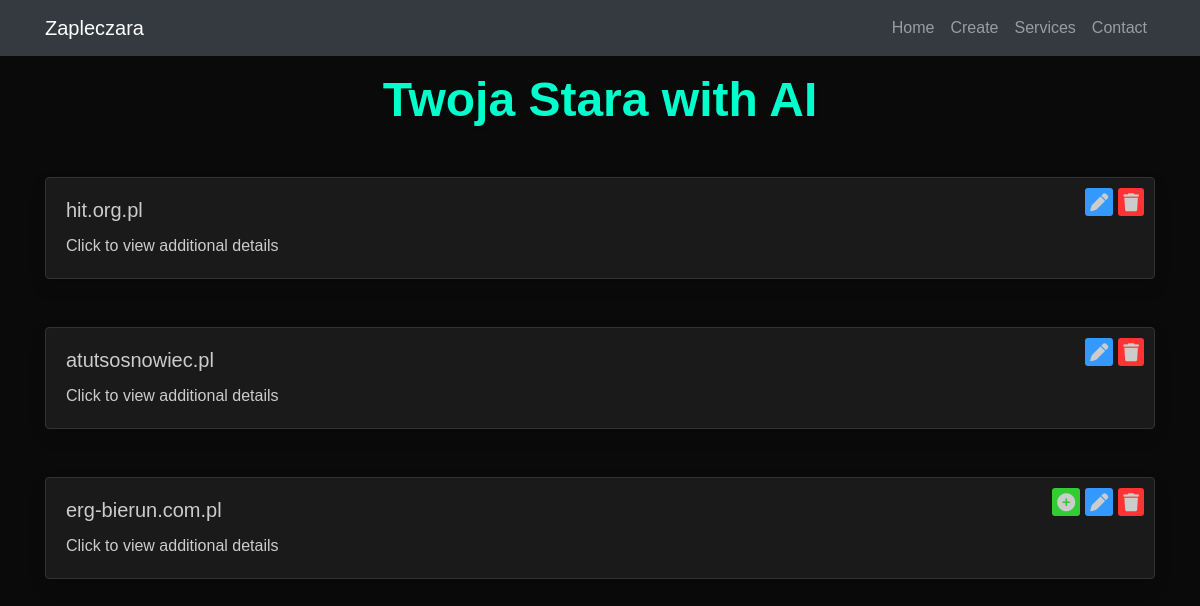
/, run on an earlier commit of the app's database.
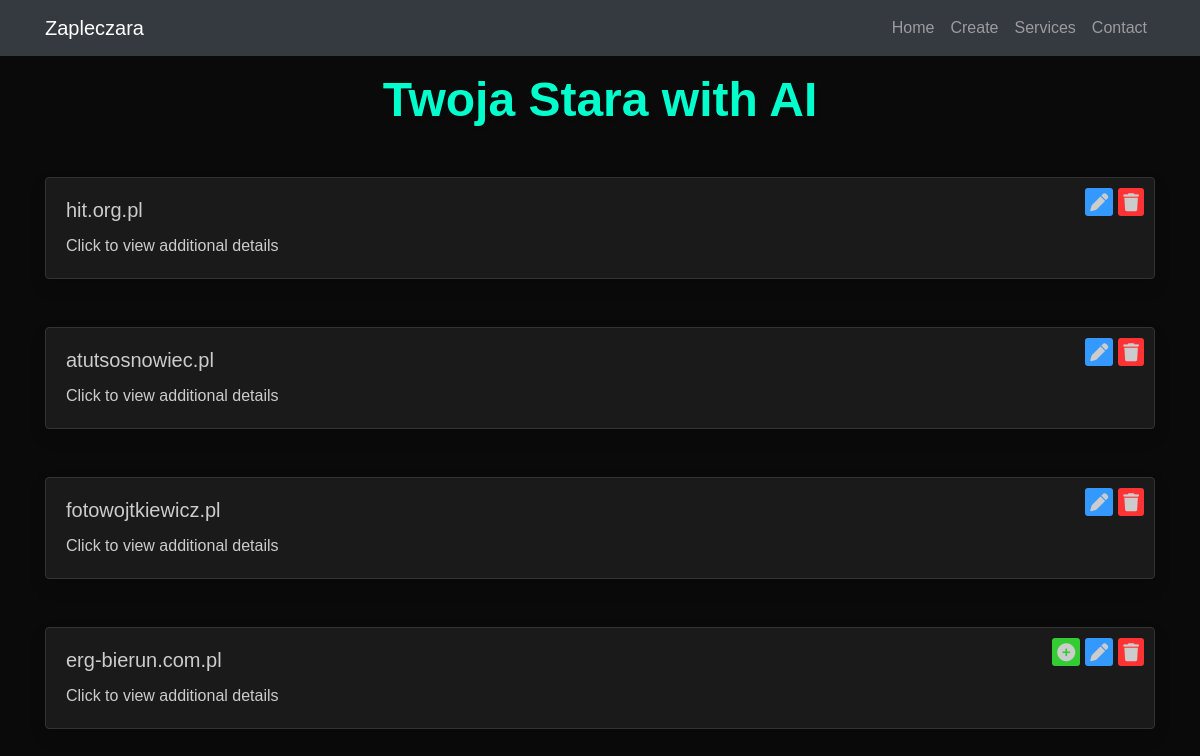
And on a later commit of the database.
### backend/models.py (models this page shows)
class Zaplecze(models.Model):
    domain = models.CharField(max_length=64, blank=True, null=True)
    email = models.CharField(max_length=64, blank=True, null=True)
    url = models.CharField(max_length=64, blank=True, null=True)
    login = models.CharField(max_length=64, blank=True, null=True)
    password = models.CharField(max_length=64, blank=True, null=True)
    ftp_user = models.CharField(max_length=64, blank=True, null=True)
    ftp_pass = models.CharField(max_length=64, blank=True, null=True)
    db_user = models.CharField(max_length=64, blank=True, null=True)
    db_pass = models.CharField(max_length=64, blank=True, null=True)
    lang = models.CharField(max_length=4, blank=True, null=True)
    topic = models.CharField(max_length=32, blank=True, null=True)
    wp_user = models.CharField(max_length=32, blank=True, null=True)
    wp_password = models.CharField(max_length=64, blank=True, null=True)
    wp_api_key = models.CharField(max_length=128, blank=True, null=True)

### backend/views/front.py (the view)
# urls.py: path('', views.Front.as_view()),
class Front(View):
    def get(self, request):
        queryset = Zaplecze.objects.values()
        context = {'queryset': queryset}
        return render(request, 'index.html', context)

### backend/templates/index.html (shortened to what this page needs)
{% extends "base.html" %}
{% block h1 %}
Twoja Stara with AI
{% endblock %}
{% block content %}
{% for i in queryset %}
<div class="container mt-5">
    <div class="row">
        <div class="col-md-12">
            <div class="card shadow" data-card-id="{{ i.id }}">
                <div class="card-icons">
                    {% if not i.wp_api_key %}
                    <i class="fas fa-plus-circle icon" id="create"></i>
                    {% endif %}
                    <i class="fas fa-pen icon" id="write"></i>
                    <i class="fas fa-trash icon" id="delete"></i>
                </div>
                <div class="card-body">
                    <h5 class="card-title">{{ i.domain }}</h5>
                    <p class="card-text">Click to view additional details</p>
                </div>
            </div>
        </div>
    </div>
</div>
{% endfor %}
{% endblock %}

### backend/templates/base.html (shortened to what this page needs)
{% load static %}
<!DOCTYPE html>
<html>
<head>
    <link rel="stylesheet" href="https://maxcdn.bootstrapcdn.com/bootstrap/4.5.2/css/bootstrap.min.css">
    <link rel="stylesheet" href="https://cdnjs.cloudflare.com/ajax/libs/font-awesome/6.0.0-beta3/css/all.min.css">
    <link rel="stylesheet" href="{% static 'css/style.css' %}">
</head>
<body>
<nav class="navbar navbar-expand-lg navbar-dark bg-dark">
    <div class="container">
        <a class="navbar-brand" href="/">Zapleczara</a>
        <div class="collapse navbar-collapse" id="navbarNav">
            <ul class="navbar-nav ml-auto">
                <li class="nav-item">
                    <a class="nav-link" href="/">Home</a>
                </li>
                <li class="nav-item">
                    <a class="nav-link" href="/create">Create</a>
                </li>
                <li class="nav-item">
                    <a class="nav-link" href="#">Services</a>
                </li>
                <li class="nav-item">
                    <a class="nav-link" href="#">Contact</a>
                </li>
            </ul>
        </div>
    </div>
</nav>
<h1 class="">{%block h1 %}{% endblock %}</h1>
{% block content %}
{% endblock %}
</body>
</html>

### backend/static/css/style.css (style rules this page uses)
body { background-color: #0a0a0a; color: #ccc; font-family: Arial, sans-serif; }
a { color: #66ccff; text-decoration: none; transition: color 0.3s; }
h1 { font-size: 3rem; font-weight: bold; color: #00ffcc; padding-top: 15px; text-shadow: 2px 2px 4px rgba(0, 0, 0, 0.1); transition: text-shadow 0.3s ease-in-out; text-align: center; }
.card { cursor: pointer; transition: transform 0.2s; background-color: #1a1a1a; border: 1px solid #333; box-shadow: 0 4px 8px rgba(0, 0, 0, 0.3); color: #ccc; }
.card-icons { position: absolute; display: flex; padding: 10px; justify-content: flex-end; align-items: center; width: 100%; }
.card-icons i { margin-left: 5px; font-size: 18px; cursor: pointer; padding: 6px; border-radius: 50%; }
.card-icons #create, .card-icons #write, .card-icons #delete { padding: 5px; border-radius: 3px; }
.card-icons #create { background-color: #33cc33; }
.card-icons #write { background-color: #3399ff; }
.card-icons #delete { background-color: #ff3333; }

What changed in the data, as far as the page shows it:
added Zaplecze: domain "fotowojtkiewicz.pl"
